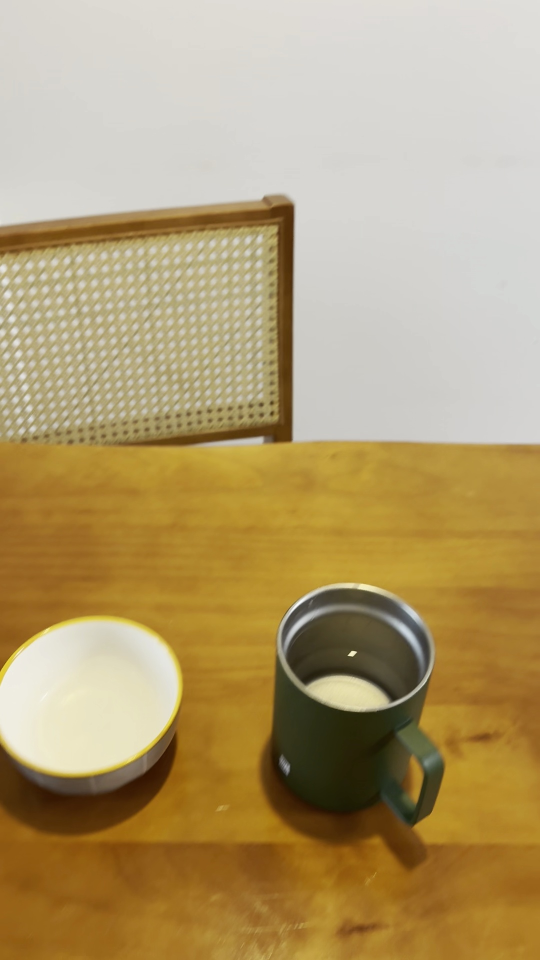
#> input picture qwenvl_project/frames/frame_000.jpg, 1080 x 1920 px, found by its file name (shown at 1/2 size); its folder holds 4 pictures in this run
$ python initialize.py
#> lines starting #> are read from the running program, lines starting #| are printed output that depends on the picture
#!/usr/bin/env python3
"""
使用OpenCV进行简化的Structure from Motion初始化
用于3DGS的高斯初始化
"""

import os
import numpy as np
import cv2
import pickle
from pathlib import Path


class SimpleSfM:
    """简化版Structure from Motion，用于初始化3DGS"""

    def __init__(self, intrinsic_matrix=None):
        """
        初始化SfM

        参数：
            intrinsic_matrix: 3x3相机内参矩阵，如果为None则使用默认参数
        """
        if intrinsic_matrix is None:
            self.K = np.array([
                [1000, 0, 640],
                [0, 1000, 360],
                [0, 0, 1]
            ], dtype=np.float32)
        else:
            self.K = intrinsic_matrix

        self.frames = []
        self.points_3d = []
        self.colors = []

    def extract_features(self, image, num_features=1000):
        """提取ORB特征"""
        orb = cv2.ORB_create(nfeatures=num_features)
        keypoints, descriptors = orb.detectAndCompute(image, None)
        return keypoints, descriptors

    def match_features(self, desc1, desc2):
        """匹配两组特征"""
        bf = cv2.BFMatcher(cv2.NORM_HAMMING, crossCheck=True)
        matches = bf.match(desc1, desc2)
        matches = sorted(matches, key=lambda x: x.distance)
        return matches

    def findEssentialMatrix(self, pts1, pts2):
        """使用5点算法计算本质矩阵"""
        E, mask = cv2.findEssentialMat(
            pts1, pts2, self.K, method=cv2.RANSAC, prob=0.999, threshold=1.0
        )
        return E, mask

    def recoverPose(self, E, pts1, pts2, mask):
        """从本质矩阵恢复相机位姿"""
        retval, R, t, mask = cv2.recoverPose(E, pts1, pts2, self.K, mask=mask)
        return R, t

    def triangulate(self, R, t, pts1, pts2):
        """三角化获得3D点"""
        proj1 = self.K @ np.hstack((np.eye(3), np.zeros((3, 1))))
        proj2 = self.K @ np.hstack((R, t))

        pts1 = pts1.T  # OpenCV expects shape (2, N)
        pts2 = pts2.T

        points_4d = cv2.triangulatePoints(proj1, proj2, pts1, pts2)
        points_3d = points_4d[:3] / points_4d[3]
        return points_3d.T

    def process_frames(self, frames_dir, output_file=None, max_frames=30):
        """
        处理帧目录，进行增量式SfM

        参数：
            frames_dir: str - 帧图像目录
            output_file: str - 输出文件路径
            max_frames: int - 最大处理帧数

        返回：
            points_3d: np.ndarray (N, 3) - 3D点坐标
            colors: np.ndarray (N, 3) - 颜色
            poses: list - 相机位姿列表
        """
#> called with frames_dir = 'frames', output_file = 'output/pointcloud.npy', max_frames = 30
        frame_files = sorted([f for f in os.listdir(frames_dir) if f.endswith(('.png', '.jpg'))])
        frame_files = frame_files[:max_frames]

        print(f"Processing {len(frame_files)} frames...")

        prev_image = None
        prev_keypoints = None
        prev_descriptors = None
        prev_R = np.eye(3)
        prev_t = np.zeros((3, 1))
        all_points_3d = []
        all_colors = []

        for i, frame_file in enumerate(frame_files):
            image = cv2.imread(os.path.join(frames_dir, frame_file))
#> image is the input picture: shape (1920, 1080, 3); mean B, G, R 112.5, 156.8, 178.2
            if image is None:
                continue

            gray = cv2.cvtColor(image, cv2.COLOR_BGR2GRAY)
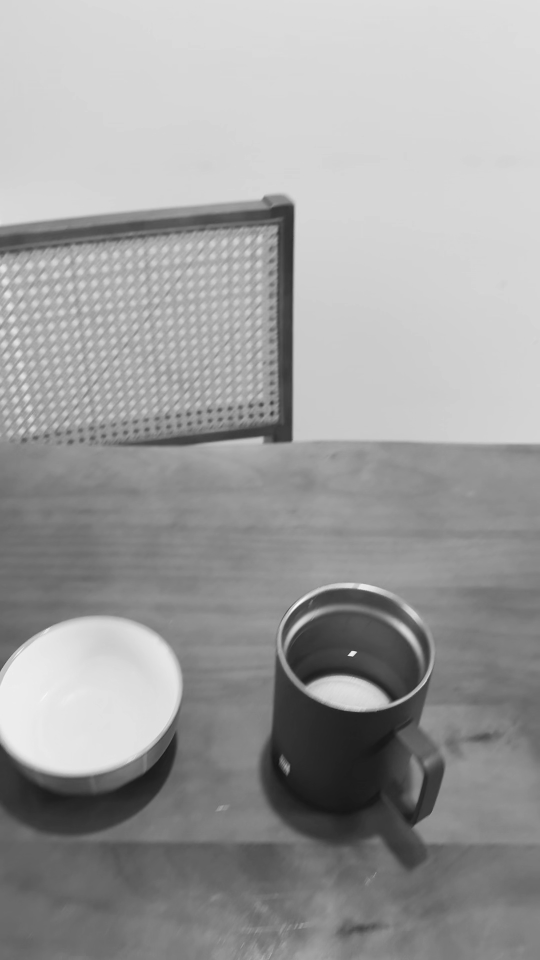
#> gray: shape (1920, 1080) (shown at 1/2 size); min 19, max 255, mean 158.2
            keypoints, descriptors = self.extract_features(gray)
#> in extract_features, `keypoints, descriptors = orb.detectAndCompute(image, None)`: keypoints = 777 keypoints; strongest (x, y, size): (697, 1310, 31), (712, 1304, 37.2), (707, 1306, 77.1), (710, 1303, 44.6)

            print(f"Frame {i}: {len(keypoints)} features detected")
#| Frame 0: 777 features detected

            if prev_descriptors is not None and len(keypoints) > 50:
                matches = self.match_features(prev_descriptors, descriptors)

                if len(matches) > 20:
                    pts1 = np.float32([prev_keypoints[m.queryIdx].pt for m in matches])
                    pts2 = np.float32([keypoints[m.trainIdx].pt for m in matches])

                    E, mask = self.findEssentialMatrix(pts1, pts2)

                    if E is not None and mask is not None and np.sum(mask) > 10:
                        R, t = self.recoverPose(E, pts1, pts2, mask)

                        relative_R = R.T @ prev_R
                        relative_t = -R.T @ t

                        prev_R = R
                        prev_t = relative_t

                        points_3d = self.triangulate(prev_R, prev_t, pts1, pts2)

                        for j, m in enumerate(matches):
                            if mask[j] and points_3d[j, 2] > 0 and points_3d[j, 2] < 20:
                                pt = points_3d[j]
                                x, y = int(pts2[j, 0]), int(pts2[j, 1])
                                if 0 <= y < image.shape[0] and 0 <= x < image.shape[1]:
                                    color = image[y, x] / 255.0
                                    all_points_3d.append(pt)
                                    all_colors.append(color)

            prev_image = image
            prev_keypoints = keypoints
#> prev_keypoints has the same summary as keypoints in extract_features
            prev_descriptors = descriptors
#> pass 2 of the loop in process_frames, `for i, frame_file in enumerate(frame_files):`:
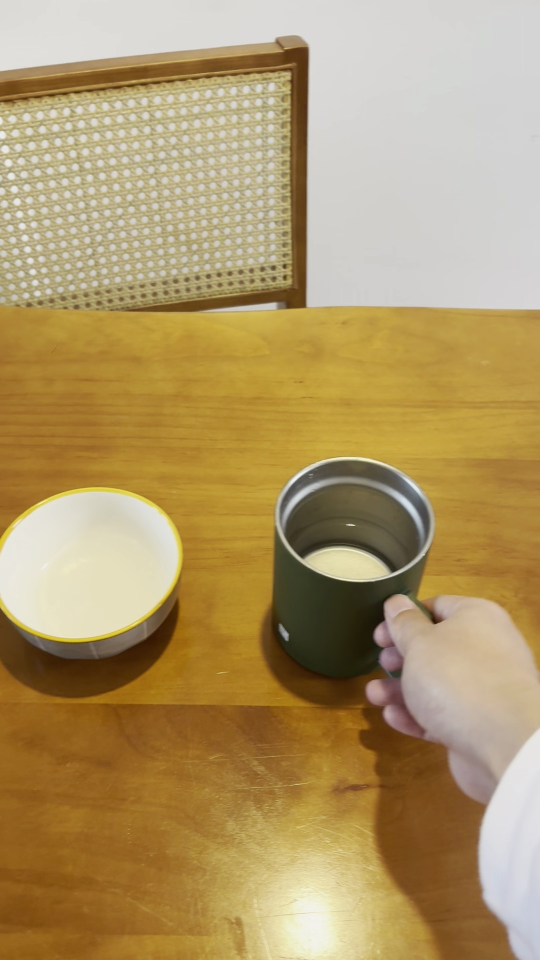
#> input picture qwenvl_project/frames/frame_001.jpg, 1080 x 1920 px, found by its file name (shown at 1/2 size)
#> in process_frames, image is the input picture: shape (1920, 1080, 3); mean B, G, R 104, 151.6, 175.6
#> in process_frames, `gray = cv2.cvtColor(image, cv2.COLOR_BGR2GRAY)`:
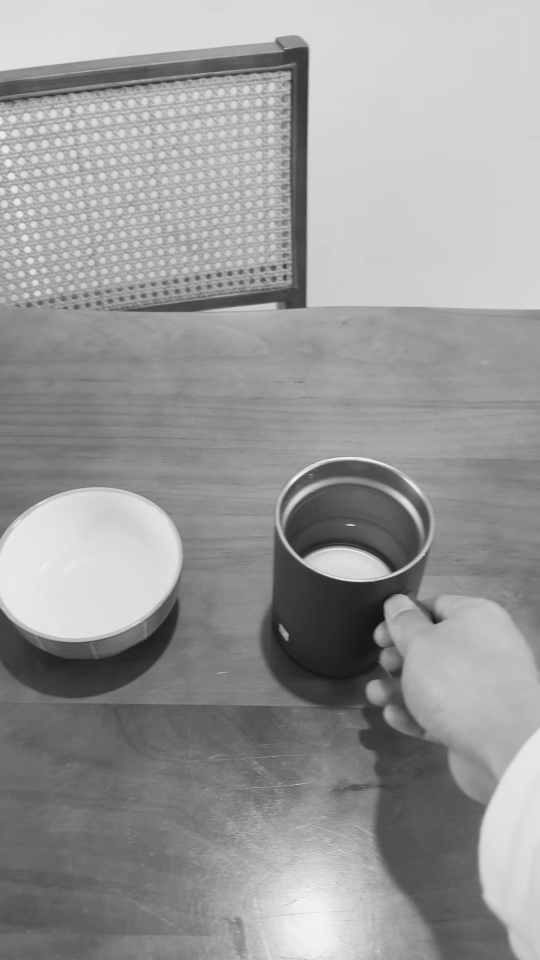
#> gray: shape (1920, 1080) (shown at 1/2 size); min 18, max 252, mean 153.4
#> in extract_features (call 2), `keypoints, descriptors = orb.detectAndCompute(image, None)`: keypoints = 1000 keypoints; strongest (x, y, size): (781, 1139, 111.1), (782, 1141, 92.6), (602, 1111, 111.1), (606, 1114, 92.6)
#| Frame 1: 1000 features detected
#> in match_features, `matches = bf.match(desc1, desc2)`: matches = 341 matches
#> pts1 = 341 pairs, first value 40 to 829.4, second value 394.6 to 1854.7
#> pts2 = 341 pairs, first value 56.16 to 884, second value 80.64 to 1603
#> in findEssentialMatrix, `E, mask = cv2.findEssentialMat( pts1, pts2, self.K, method=cv2.RANSAC,..`: E = [[0.025, 0.17, -0.686], [-0.188, 0.000558, 0.00885], [0.681, -0.0162, 0.0251]]; mask = 341 values, max 1 at index 1, min 0 at index 0, mean 0.496
#> in recoverPose, `retval, R, t, mask = cv2.recoverPose(E, pts1, pts2, self.K, mask=mask)`: retval = 169; R = [[0.999, -0.000827, 0.0363], [0.00176, 1, -0.0257], [-0.0362, 0.0257, 0.999]]; t = [-0.0222, -0.964, -0.266]
#> relative_R = [[0.999, 0.00176, -0.0362], [-0.000827, 1, 0.0257], [0.0363, -0.0257, 0.999]]
#> relative_t = [0.0142, 0.97, 0.241]
#> prev_R has the same summary as R in recoverPose
#> proj2 = [[976.1, 15.63, 675.6, 168.7], [-11.29, 1008.9, 334, 1057.2], [-0.0362, 0.0257, 0.999, 0.241]]
#> points_3d = 341 rows, first 8: [0.239, -1.99, -3.81], [0.201, -0.185, -3.55], [0.45, -1.97, -3.82], [0.424, -1.99, -3.81], [0.181, -3.8, -3.77], [0.231, -1.98, -3.8], [0.373, -1.11, -3.72], [0.33, -0.34, -3.62]
#> after the loop in process_frames, `for j, m in enumerate(matches):`: all_colors = []
#> prev_keypoints has the same summary as keypoints in extract_features
#> pass 3 of the loop in process_frames, `for i, frame_file in enumerate(frame_files):`:
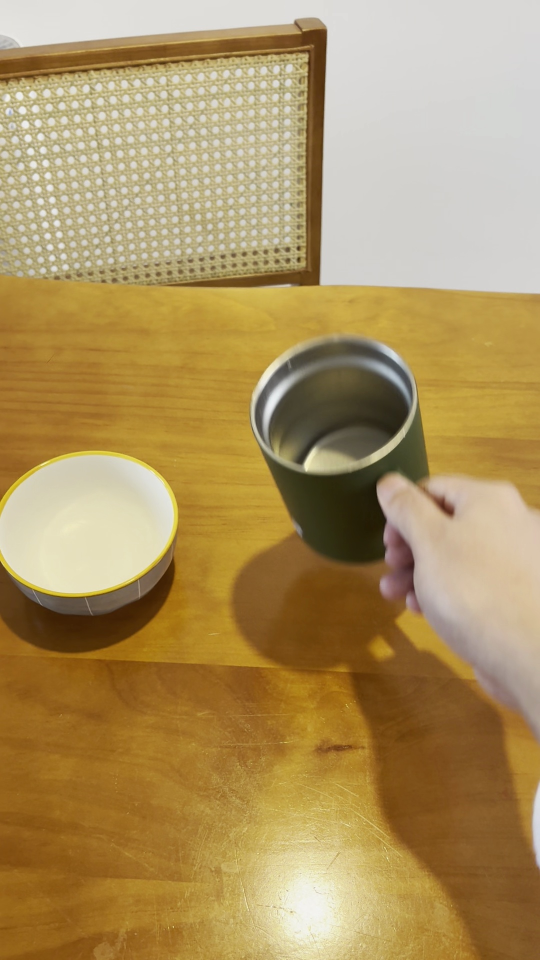
#> input picture qwenvl_project/frames/frame_002.jpg, 1080 x 1920 px, found by its file name (shown at 1/2 size)
#> in process_frames, image is the input picture: shape (1920, 1080, 3); mean B, G, R 96.2, 146.7, 172.8
#> in process_frames, `gray = cv2.cvtColor(image, cv2.COLOR_BGR2GRAY)`:
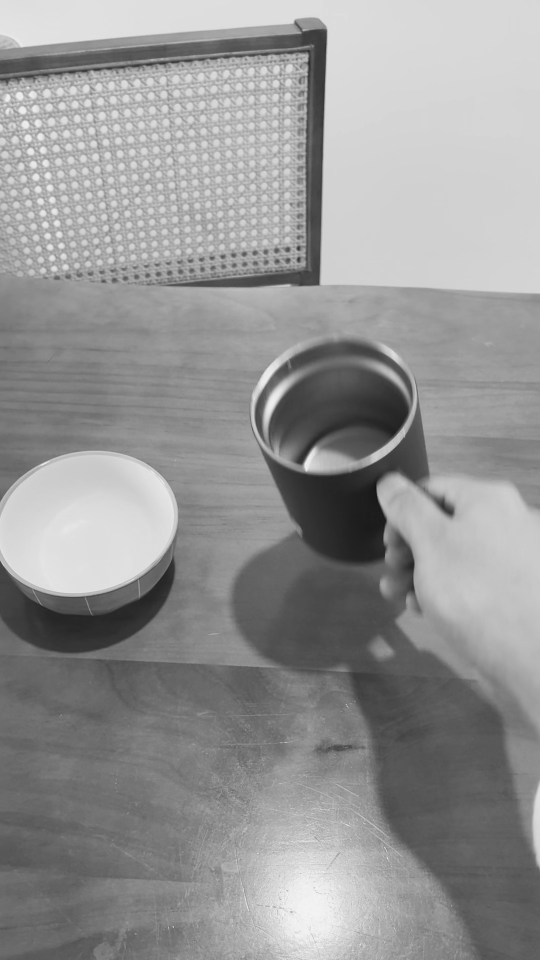
#> gray: shape (1920, 1080) (shown at 1/2 size); min 15, max 251, mean 148.8
#> in extract_features (call 3), `keypoints, descriptors = orb.detectAndCompute(image, None)`: keypoints = 1000 keypoints; strongest (x, y, size): (609, 932, 111.1), (609, 935, 92.6), (598, 924, 111.1), (600, 926, 92.6)
#| Frame 2: 1000 features detected
#> in match_features (call 2), `matches = bf.match(desc1, desc2)`: matches = 443 matches
#> pts1 = 443 pairs, first value 53.57 to 868.8, second value 80.4 to 1415.4
#> pts2 = 443 pairs, first value 31 to 900.8, second value 43 to 1868
#> in process_frames, `E, mask = self.findEssentialMatrix(pts1, pts2)`: E = [[-0.00317, -0.0783, -0.0926], [0.0645, -0.0204, -0.697], [0.11, 0.694, -0.0205]]; mask = 443 values, max 1 at index 0, min 0 at index 14, mean 0.596
#> in process_frames, `R, t = self.recoverPose(E, pts1, pts2, mask)`: R = [[1, -0.022, -0.0156], [0.0216, 0.999, -0.0273], [0.0162, 0.0269, 1]]; t = [0.985, -0.134, 0.107]
#> relative_R = [[0.998, 0.0212, 0.0519], [-0.0212, 1, 0.000462], [-0.0519, -0.00156, 0.999]]
#> relative_t = [-0.984, 0.153, -0.0955]
#> prev_R has the same summary as R
#> points_3d = 443 rows, first 8: [1.32, 4.15, -20.91], [3.81, -3.89, -20.75], [1.32, 4.64, -21.61], [1.51, -3.19, -20.81], [1.29, 3.13, -21.37], [1.47, -4.06, -21.11], [5.04, -4.04, -20.76], [1.33, 3.76, -21.22]
#> prev_keypoints has the same summary as keypoints in extract_features
#> the loop made 4 passes; the first 3 are shown

        self.points_3d = np.array(all_points_3d)
        self.colors = np.array(all_colors)

        print(f"\nReconstructed {len(self.points_3d)} 3D points")

        return self.points_3d, self.colors


def create_gaussians_from_points(points_3d, colors, num_gaussians=50000):
    """
    从3D点云创建高斯分布

    参数：
        points_3d: np.ndarray (N, 3) - 3D点坐标
        colors: np.ndarray (N, 3) - 颜色 (0-1)
        num_gaussians: int - 生成的高斯数量

    返回：
        gaussians: list of dict - 高斯参数列表
    """
    n_points = len(points_3d)
    print(f"Creating {num_gaussians} Gaussians from {n_points} points...")

    indices = np.random.choice(n_points, min(num_gaussians, n_points), replace=n_points < num_gaussians)

    gaussians = []
    for idx in indices:
        point = points_3d[idx]
        color = colors[idx]

        gaussian = {
            'position': point + np.random.randn(3) * 0.01,
            'scale': np.array([0.02, 0.02, 0.02]) + np.random.rand(3) * 0.01,
            'rotation': np.random.rand(3) * 0.1,
            'color': color,
            'opacity': 0.8 + np.random.rand() * 0.2
        }
        gaussians.append(gaussian)

    return gaussians


def initialize_from_frames(frames_dir, output_dir, num_gaussians=50000, max_frames=30):
    """
    从帧序列初始化高斯

    参数：
        frames_dir: str - 帧目录
        output_dir: str - 输出目录
        num_gaussians: int - 高斯数量
        max_frames: int - 最大处理帧数

    返回：
        gaussians: list - 初始化的高斯列表
    """
    os.makedirs(output_dir, exist_ok=True)

    sfm = SimpleSfM()
    points_3d, colors = sfm.process_frames(frames_dir, output_file=os.path.join(output_dir, "pointcloud.npy"), max_frames=max_frames)

    if len(points_3d) < 100:
        print("Warning: Very few points reconstructed. Using fallback initialization.")
        gaussians = create_fallback_gaussians(frames_dir, num_gaussians)
    else:
        gaussians = create_gaussians_from_points(points_3d, colors, num_gaussians)

    output_file = os.path.join(output_dir, "gaussians_init.pkl")
    with open(output_file, 'wb') as f:
        pickle.dump(gaussians, f)
    print(f"Saved {len(gaussians)} Gaussians to {output_file}")

    return gaussians


def create_fallback_gaussians(frames_dir, num_gaussians=50000):
    """
    回退方案：从单帧图像创建高斯（基于颜色和边缘）
    """
#> called with frames_dir = 'frames', num_gaussians = 50000
    print("Using fallback initialization from single frame...")

    frame_files = sorted([f for f in os.listdir(frames_dir) if f.endswith(('.png', '.jpg'))])
    if not frame_files:
        print("No frames found!")
        return []

    image = cv2.imread(os.path.join(frames_dir, frame_files[0]))
    if image is None:
        print("Cannot read frame!")
        return []

    gray = cv2.cvtColor(image, cv2.COLOR_BGR2GRAY)

    orb = cv2.ORB_create(nfeatures=num_gaussians // 10)
    keypoints = orb.detect(gray, None)
#> keypoints = 1826 keypoints; strongest (x, y, size): (697, 1310, 31), (712, 1304, 37.2), (707, 1306, 77.1), (710, 1303, 44.6)

    gaussians = []
    center_x, center_y = image.shape[1] // 2, image.shape[0] // 2
#> center_x = 540; center_y = 960

    for kp in keypoints:
        x, y = kp.pt
        color = image[int(y), int(x)] / 255.0

        gaussian = {
            'position': np.array([(x - center_x) * 0.001, (y - center_y) * 0.001, np.random.rand() * 0.5]),
            'scale': np.array([0.02, 0.02, 0.02]),
            'rotation': np.random.rand(3) * 0.1,
            'color': color,
            'opacity': 0.7 + np.random.rand() * 0.3
        }
        gaussians.append(gaussian)
#> this loop made 1826 passes
#> (kp, x, y, color) on passes 1 to 3: (keypoint at (553, 476), size 31, 553, 476, [0.376, 0.592, 0.698]), (keypoint at (540, 523), size 31, 540, 523, [0.243, 0.424, 0.49]), (keypoint at (550, 642), size 31, 550, 642, [0.408, 0.635, 0.71])
#> after the loop, gaussians = 1826 items

    while len(gaussians) < num_gaussians:
        x = np.random.randint(0, image.shape[1])
        y = np.random.randint(0, image.shape[0])
        color = image[y, x] / 255.0

        gaussian = {
            'position': np.array([(x - center_x) * 0.001, (y - center_y) * 0.001, np.random.rand() * 0.5]),
            'scale': np.array([0.03, 0.03, 0.03]),
            'rotation': np.random.rand(3) * 0.1,
            'color': color,
            'opacity': 0.5 + np.random.rand() * 0.5
        }
        gaussians.append(gaussian)
#> this loop made 48174 passes
#> (x, y, color) on passes 1 to 3: (968, 1044, [0.235, 0.573, 0.714]), (296, 1741, [0.098, 0.357, 0.557]), (237, 750, [0.675, 0.769, 0.792])
#> after the loop, gaussians = 50000 items

    return gaussians


def main():
    import argparse
    parser = argparse.ArgumentParser(description="Initialize Gaussians from video frames")
    parser.add_argument("--frames", "-f", type=str, default="frames",
                        help="Directory containing frames")
    parser.add_argument("--output", "-o", type=str, default="output",
                        help="Output directory")
    parser.add_argument("--num_gaussians", "-n", type=int, default=50000,
                        help="Number of Gaussians to create")
    parser.add_argument("--max_frames", "-m", type=int, default=30,
                        help="Maximum frames to process")

    args = parser.parse_args()

    frames_dir = args.frames
    if not os.path.exists(frames_dir):
        print(f"Frames directory not found: {frames_dir}")
        print("Please run extract_frames.py first")
        return

    gaussians = initialize_from_frames(
        frames_dir,
        args.output,
        num_gaussians=args.num_gaussians,
        max_frames=args.max_frames
    )
#| Saved 50000 Gaussians to output/gaussians_init.pkl
#> gaussians = 50000 items

    print(f"\nInitialization complete!")
    print(f"Created {len(gaussians)} Gaussians")
#| Created 50000 Gaussians


if __name__ == "__main__":
    main()
